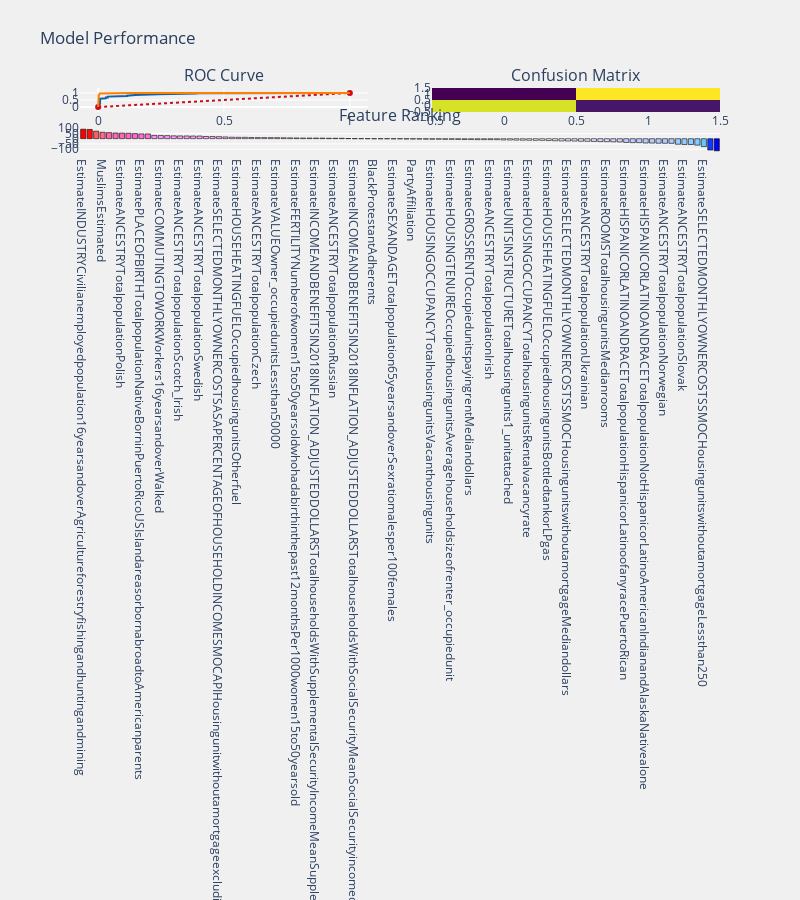

Notebook cell for this chart:
### Code cell
prediction_function(smote_logit, X_smote_train, X_smote_test, y_smote_train, y_smote_test)

### Figure 1 — Plotly figure (JSON) as saved in the notebook; plotly's stock layout.template omitted (floating-point values rounded to 4 significant figures)
{"data": [{"colorscale": [[0, "#440154"], [0.1111, "#482878"], [0.2222, "#3e4989"], [0.3333, "#31688e"], [0.4444, "#26828e"], [0.5556, "#1f9e89"], [0.6667, "#35b779"], [0.7778, "#6ece58"], [0.8889, "#b5de2b"], [1, "#fde725"]], "name": "matrix", "showscale": false, "type": "heatmap", "x": [0, 1], "xaxis": "x2", "y": [0, 1], "yaxis": "y2", "z": [[109, 22], [16, 115]]}, {"line": {"color": "rgb(22, 96, 167)", "width": 2}, "name": "ROC Test", "type": "scatter", "x": [0, 0.007634, 0.007634, 0.0229, 0.0229, 0.03053, 0.03053, 0.03817, 0.03817, 0.0458, 0.0458, 0.07634, 0.07634, 0.08397, 0.08397, 0.09924, 0.09924, 0.1145, 0.1145, 0.1221, 0.1221, 0.1298, 0.1298, 0.145, 0.145, 0.1527, 0.1527, 0.1679, 0.1679, 0.1756, 0.1756, 0.229, 0.229, 0.2366, 0.2366, 0.2443, 0.2443, 0.2748, 0.2748, 0.2901, 0.2901, 0.313, 0.313, 0.374, 0.374, 0.3893, 0.3893, 0.3969, 0.3969, 0.4046, 0.4046, 0.4275, 0.4275, 1], "xaxis": "x", "y": [0, 0.229, 0.5954, 0.5954, 0.626, 0.626, 0.6718, 0.6718, 0.7405, 0.7405, 0.7481, 0.7481, 0.7634, 0.7634, 0.771, 0.771, 0.7786, 0.7786, 0.8015, 0.8015, 0.8397, 0.8397, 0.8473, 0.8473, 0.8626, 0.8626, 0.8779, 0.8779, 0.8855, 0.8855, 0.8931, 0.8931, 0.9008, 0.9008, 0.916, 0.916, 0.9237, 0.9237, 0.9313, 0.9313, 0.9389, 0.9389, 0.9542, 0.9542, 0.9618, 0.9618, 0.9771, 0.9771, 0.9847, 0.9847, 0.9924, 0.9924, 1, 1], "yaxis": "y"}, {"line": {"color": "rgb(205, 12, 24)", "dash": "dot", "width": 2}, "type": "scatter", "x": [0, 1], "xaxis": "x", "y": [0, 1], "yaxis": "y"}, {"line": {"color": "rgb(255, 128, 0)", "width": 2}, "name": "ROC Train", "type": "scatter", "x": [0, 0, 0, 0, 0, 0, 0, 0, 0.00188, 0.00188, 0.003759, 0.003759, 0.005639, 0.005639, 0.007519, 0.007519, 0.01128, 0.01128, 0.01504, 0.01504, 0.01692, 0.01692, 0.02068, 0.02068, 0.02444, 0.02444, 0.02632, 0.02632, 0.0282, 0.0282, 0.03008, 0.03008, 0.03195, 0.03195, 0.03947, 0.03947, 0.04699, 0.04699, 0.1259, 0.1259, 1], "xaxis": "x", "y": [0, 0.09023, 0.09586, 0.09962, 0.1071, 0.1203, 0.1241, 0.5226, 0.5226, 0.8233, 0.8233, 0.8891, 0.8891, 0.968, 0.968, 0.9699, 0.9699, 0.9718, 0.9718, 0.9774, 0.9774, 0.9812, 0.9812, 0.9831, 0.9831, 0.985, 0.985, 0.9868, 0.9868, 0.9906, 0.9906, 0.9925, 0.9925, 0.9944, 0.9944, 0.9962, 0.9962, 0.9981, 0.9981, 1, 1], "yaxis": "y"}, {"marker": {"color": [90.54, 88.11, 71.77, 61.22, 57.85, 54.25, 53.15, 51.72, 48.75, 45.77, 45.57, 31.74, 30.96, 29.46, 27.32, 26.55, 26.19, 25.29, 25.21, 20.94, 20.25, 19.36, 16.65, 14.0, 13.06, 13.01, 11.42, 10.94, 10.62, 10.17, 9.956, 9.12, 8.17, 6.993, 6.195, 6.19, 6.06, 5.672, 4.176, 4.031, 3.857, 1.871, 0.8, 0.2216, 0.07914, -0.7329, -0.9033, -0.9964, -1.868, -1.967, -2.974, -3.39, -3.701, -4.594, -5.023, -5.133, -5.931, -5.974, -6.843, -7.833, -8.229, -8.731, -8.749, -9.002, -9.173, -11.75, -12.13, -13.04, -14.02, -14.52, -15.34, -15.59, -17.0, -19.63, -20.89, -21.45, -21.91, -23.88, -24.71, -25.93, -28.07, -28.68, -30.25, -31.24, -35.83, -37.96, -38.18, -41.42, -41.79, -43.14, -43.58, -44.28, -52.68, -55.04, -55.35, -61.39, -75.6, -107.7, -115.3], "colorscale": [[0, "rgb(0,0,255)"], [0.1, "rgb(51,153,255)"], [0.2, "rgb(102,204,255)"], [0.3, "rgb(153,204,255)"], [0.4, "rgb(204,204,255)"], [0.5, "rgb(255,255,255)"], [0.6, "rgb(255,204,255)"], [0.7, "rgb(255,153,255)"], [0.8, "rgb(255,102,204)"], [0.9, "rgb(255,102,102)"], [1, "rgb(255,0,0)"]], "line": {"color": "black", "width": 0.6}}, "name": "coefficients", "type": "bar", "x": ["EstimateINDUSTRYCivilianemployedpopulation16yearsandoverAgricultureforestryfishingandhuntingandmining", "EstimateANCESTRYTotalpopulationDutch", "Medicinal", "MuslimsEstimated", "EstimateANCESTRYTotalpopulationLithuanian", "EstimateHISPANICORLATINOANDRACETotalpopulationNotHispanicorLatinoTwoormoreracesTworacesincludingSomeotherrace", "EstimateANCESTRYTotalpopulationPolish", "EstimateSELECTEDMONTHLYOWNERCOSTSSMOCHousingunitswithamortgage500to999", "EstimateHISPANICORLATINOANDRACETotalpopulationNotHispanicorLatinoTwoormoreraces", "EstimatePLACEOFBIRTHTotalpopulationNativeBorninPuertoRicoUSIslandareasorbornabroadtoAmericanparents", "EstimateANCESTRYTotalpopulationEnglish", "BahaIAdherents", "EstimateCOMMUTINGTOWORKWorkers16yearsandoverWalked", "EstimateHISPANICORLATINOANDRACETotalpopulationNotHispanicorLatinoSomeotherracealone", "UnitarianUniversalistAdherents", "EstimateANCESTRYTotalpopulationScotch_Irish", "EstimateANCESTRYTotalpopulationPortuguese", "EstimateUNITSINSTRUCTURETotalhousingunits3or4units", "EstimateANCESTRYTotalpopulationSwedish", "EstimateANCESTRYTotalpopulationGerman", "EstimateANCESTRYTotalpopulationFrenchexceptBasque", "EstimateSELECTEDMONTHLYOWNERCOSTSASAPERCENTAGEOFHOUSEHOLDINCOMESMOCAPIHousingunitwithoutamortgageexcludingunitswhereSMOCAPIcannotbecomputedNotcomputed", "EstimateGROSSRENTOccupiedunitspayingrentLessthan500", "EstimateANCESTRYTotalpopulationArab", "EstimateHOUSEHEATINGFUELOccupiedhousingunitsOtherfuel", "EstimateANCESTRYTotalpopulationSubsaharanAfrican", "CatholicAdherents", "EstimateANCESTRYTotalpopulationCzech", "EstimateCOMMUTINGTOWORKWorkers16yearsandoverMeantraveltimetoworkminutes", "EstimateSEXANDAGETotalpopulationMedianageyears", "EstimateVALUEOwner_occupiedunitsLessthan50000", "EstimateINCOMEANDBENEFITSIN2018INFLATION_ADJUSTEDDOLLARSTotalhouseholdsWithcashpublicassistanceincomeMeancashpublicassistanceincomedollars", "EstimateHOUSEHOLDSBYTYPETotalhouseholdsAveragehouseholdsize", "EstimateFERTILITYNumberofwomen15to50yearsoldwhohadabirthinthepast12monthsPer1000women15to50yearsold", "EstimateEMPLOYMENTSTATUSPopulation16yearsandoverInlaborforceArmedForces", "EstimateHOUSEHEATINGFUELOccupiedhousingunitsWood", "EstimateINCOMEANDBENEFITSIN2018INFLATION_ADJUSTEDDOLLARSTotalhouseholdsWithSupplementalSecurityIncomeMeanSupplementalSecurityIncomedollars", "EstimateINCOMEANDBENEFITSIN2018INFLATION_ADJUSTEDDOLLARSFamiliesMeanfamilyincomedollars", "EstimateINCOMEANDBENEFITSIN2018INFLATION_ADJUSTEDDOLLARSMedianearningsforworkersdollars", "EstimateANCESTRYTotalpopulationRussian", "EstimateCOMMUTINGTOWORKWorkers16yearsandoverPublictransportationexcludingtaxicab", "CBSAPopulation", "EstimateINCOMEANDBENEFITSIN2018INFLATION_ADJUSTEDDOLLARSTotalhouseholdsWithSocialSecurityMeanSocialSecurityincomedollars", "EstimateHOUSINGOCCUPANCYTotalhousingunitsHomeownervacancyrate", "EstimateINCOMEANDBENEFITSIN2018INFLATION_ADJUSTEDDOLLARSTotalhouseholdsWithretirementincomeMeanretirementincomedollars", "BlackProtestantAdherents", "EstimateUNITSINSTRUCTURETotalhousingunitsBoatRVvanetc", "EstimateSEXANDAGETotalpopulation18yearsandoverSexratiomalesper100females", "EstimateSEXANDAGETotalpopulation65yearsandoverSexratiomalesper100females", "EstimateHISPANICORLATINOANDRACETotalpopulationHispanicorLatinoofanyraceCuban", "EstimateSELECTEDMONTHLYOWNERCOSTSSMOCHousingunitswithamortgageLessthan500", "PartyAffiliation", "EstimatePLACEOFBIRTHTotalpopulationNativeBorninUnitedStatesDifferentstate", "EstimateFERTILITYNumberofwomen15to50yearsoldwhohadabirthinthepast12monthsUnmarriedwomenwidoweddivorcedandnevermarriedPer1000unmarriedwomen", "EstimateHOUSINGOCCUPANCYTotalhousingunitsVacanthousingunits", "EstimateFERTILITYNumberofwomen15to50yearsoldwhohadabirthinthepast12monthsPer1000women35to50yearsold", "EstimateANCESTRYTotalpopulationAmerican", "EstimateHOUSINGTENUREOccupiedhousingunitsAveragehouseholdsizeofrenter_occupiedunit", "EstimateHISPANICORLATINOANDRACETotalpopulationHispanicorLatinoofanyraceOtherHispanicorLatino", "OrthodoxAdherents", "EstimateGROSSRENTOccupiedunitspayingrentMediandollars", "EstimateANCESTRYTotalpopulationGreek", "EstimateANCESTRYTotalpopulationDanish", "EstimateANCESTRYTotalpopulationIrish", "EstimateSELECTEDMONTHLYOWNERCOSTSSMOCHousingunitswithoutamortgage250to399", "EstimateHOUSEHEATINGFUELOccupiedhousingunitsFueloilkeroseneetc", "EstimateUNITSINSTRUCTURETotalhousingunits1_unitattached", "EstimateHOUSEHEATINGFUELOccupiedhousingunitsElectricity", "EstimateINCOMEANDBENEFITSIN2018INFLATION_ADJUSTEDDOLLARSNonfamilyhouseholdsMeannonfamilyincomedollars", "EstimateHOUSINGOCCUPANCYTotalhousingunitsRentalvacancyrate", "EstimateGROSSRENTOccupiedunitspayingrent500to999", "EstimateANCESTRYTotalpopulationSwiss", "EstimateHOUSEHEATINGFUELOccupiedhousingunitsBottledtankorLPgas", "EstimateHOUSEHOLDSBYTYPETotalhouseholdsAveragefamilysize", "EstimateANCESTRYTotalpopulationFrenchCanadian", "EstimateSELECTEDMONTHLYOWNERCOSTSSMOCHousingunitswithoutamortgageMediandollars", "EstimateANCESTRYTotalpopulationHungarian", "EstimateSELECTEDMONTHLYOWNERCOSTSSMOCHousingunitswithoutamortgage1000ormore", "EstimateANCESTRYTotalpopulationUkrainian", "EstimateYEARSTRUCTUREBUILTTotalhousingunitsBuilt1939orearlier", "EstimateANCESTRYTotalpopulationWestIndianexcludingHispanicorigingroups", "EstimateROOMSTotalhousingunitsMedianrooms", "TotalJudaismAdherents", "EstimateUNITSINSTRUCTURETotalhousingunitsMobilehome", "EstimateHISPANICORLATINOANDRACETotalpopulationHispanicorLatinoofanyracePuertoRican", "EstimateHISPANICORLATINOANDRACETotalpopulationNotHispanicorLatinoBlackorAfricanAmericanalone", "EstimateVALUEOwner_occupiedunits100000to149999", "EstimateHISPANICORLATINOANDRACETotalpopulationNotHispanicorLatinoAmericanIndianandAlaskaNativealone", "EstimateHISPANICORLATINOANDRACETotalpopulationNotHispanicorLatinoNativeHawaiianandOtherPacificIslanderalone", "EstimateHOUSEHEATINGFUELOccupiedhousingunitsNofuelused", "EstimateANCESTRYTotalpopulationNorwegian", "PctDemocrat", "PctRepublican", "EstimateANCESTRYTotalpopulationSlovak", "LatterDaySaintsAdherents", "EstimateUNITSINSTRUCTURETotalhousingunits2units", "EstimateSELECTEDMONTHLYOWNERCOSTSSMOCHousingunitswithoutamortgageLessthan250", "EstimateANCESTRYTotalpopulationItalian", "MainlineProtestantAdherents"], "xaxis": "x3", "y": [90.54, 88.11, 71.77, 61.22, 57.85, 54.25, 53.15, 51.72, 48.75, 45.77, 45.57, 31.74, 30.96, 29.46, 27.32, 26.55, 26.19, 25.29, 25.21, 20.94, 20.25, 19.36, 16.65, 14.0, 13.06, 13.01, 11.42, 10.94, 10.62, 10.17, 9.956, 9.12, 8.17, 6.993, 6.195, 6.19, 6.06, 5.672, 4.176, 4.031, 3.857, 1.871, 0.8, 0.2216, 0.07914, -0.7329, -0.9033, -0.9964, -1.868, -1.967, -2.974, -3.39, -3.701, -4.594, -5.023, -5.133, -5.931, -5.974, -6.843, -7.833, -8.229, -8.731, -8.749, -9.002, -9.173, -11.75, -12.13, -13.04, -14.02, -14.52, -15.34, -15.59, -17.0, -19.63, -20.89, -21.45, -21.91, -23.88, -24.71, -25.93, -28.07, -28.68, -30.25, -31.24, -35.83, -37.96, -38.18, -41.42, -41.79, -43.14, -43.58, -44.28, -52.68, -55.04, -55.35, -61.39, -75.6, -107.7, -115.3], "yaxis": "y3"}], "layout": {"annotations": [{"font": {"size": 16}, "showarrow": false, "text": "ROC Curve", "x": 0.225, "xanchor": "center", "xref": "paper", "y": 1, "yanchor": "bottom", "yref": "paper"}, {"font": {"size": 16}, "showarrow": false, "text": "Confusion Matrix", "x": 0.775, "xanchor": "center", "xref": "paper", "y": 1, "yanchor": "bottom", "yref": "paper"}, {"font": {"size": 16}, "showarrow": false, "text": "Feature Ranking", "x": 0.5, "xanchor": "center", "xref": "paper", "y": 0.375, "yanchor": "bottom", "yref": "paper"}], "autosize": false, "height": 900, "margin": {"b": 195}, "paper_bgcolor": "rgba(240,240,240, 0.95)", "plot_bgcolor": "rgba(240,240,240, 0.95)", "showlegend": false, "title": {"text": "Model Performance"}, "width": 800, "xaxis": {"anchor": "y", "domain": [0, 0.45]}, "xaxis2": {"anchor": "y2", "domain": [0.55, 1]}, "xaxis3": {"anchor": "y3", "domain": [0, 1]}, "yaxis": {"anchor": "x", "domain": [0.625, 1]}, "yaxis2": {"anchor": "x2", "domain": [0.625, 1]}, "yaxis3": {"anchor": "x3", "domain": [0, 0.375]}}}
